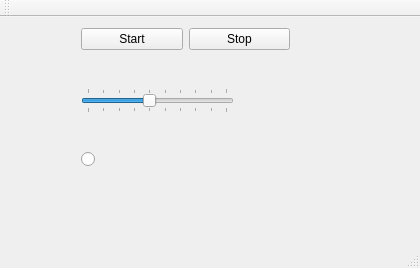
<?xml version="1.0" encoding="UTF-8"?>
<ui version="4.0">
 <class>MainWindow</class>
 <widget class="QMainWindow" name="MainWindow">
  <property name="geometry">
   <rect>
    <x>0</x>
    <y>0</y>
    <width>420</width>
    <height>268</height>
   </rect>
  </property>
  <property name="windowTitle">
   <string>MainWindow</string>
  </property>
  <widget class="QWidget" name="centralWidget">
   <widget class="QWidget" name="verticalLayoutWidget">
    <property name="geometry">
     <rect>
      <x>70</x>
      <y>0</y>
      <width>231</width>
      <height>161</height>
     </rect>
    </property>
    <layout class="QVBoxLayout" name="verticalLayout">
     <item>
      <layout class="QHBoxLayout" name="horizontalLayout">
       <item>
        <widget class="QPushButton" name="startButton">
         <property name="text">
          <string>Start</string>
         </property>
        </widget>
       </item>
       <item>
        <widget class="QPushButton" name="stopButton">
         <property name="text">
          <string>Stop</string>
         </property>
        </widget>
       </item>
      </layout>
     </item>
     <item>
      <layout class="QHBoxLayout" name="horizontalLayout_2">
       <item>
        <widget class="QSlider" name="frequencySlider">
         <property name="minimum">
          <number>1</number>
         </property>
         <property name="maximum">
          <number>10</number>
         </property>
         <property name="value">
          <number>5</number>
         </property>
         <property name="sliderPosition">
          <number>5</number>
         </property>
         <property name="orientation">
          <enum>Qt::Horizontal</enum>
         </property>
         <property name="tickPosition">
          <enum>QSlider::TicksBothSides</enum>
         </property>
         <property name="tickInterval">
          <number>1</number>
         </property>
        </widget>
       </item>
       <item>
        <widget class="QLabel" name="frequencyLabel">
         <property name="minimumSize">
          <size>
           <width>50</width>
           <height>0</height>
          </size>
         </property>
         <property name="text">
          <string>    </string>
         </property>
        </widget>
       </item>
      </layout>
     </item>
     <item>
      <widget class="QRadioButton" name="led">
       <property name="text">
        <string/>
       </property>
      </widget>
     </item>
    </layout>
   </widget>
  </widget>
  <widget class="QMenuBar" name="menuBar">
   <property name="geometry">
    <rect>
     <x>0</x>
     <y>0</y>
     <width>420</width>
     <height>28</height>
    </rect>
   </property>
  </widget>
  <widget class="QToolBar" name="mainToolBar">
   <attribute name="toolBarArea">
    <enum>TopToolBarArea</enum>
   </attribute>
   <attribute name="toolBarBreak">
    <bool>false</bool>
   </attribute>
  </widget>
  <widget class="QStatusBar" name="statusBar"/>
 </widget>
 <layoutdefault spacing="6" margin="11"/>
 <resources/>
 <connections>
  <connection>
   <sender>frequencySlider</sender>
   <signal>valueChanged(int)</signal>
   <receiver>frequencyLabel</receiver>
   <slot>setNum(int)</slot>
   <hints>
    <hint type="sourcelabel">
     <x>175</x>
     <y>138</y>
    </hint>
    <hint type="destinationlabel">
     <x>318</x>
     <y>149</y>
    </hint>
   </hints>
  </connection>
 </connections>
</ui>
